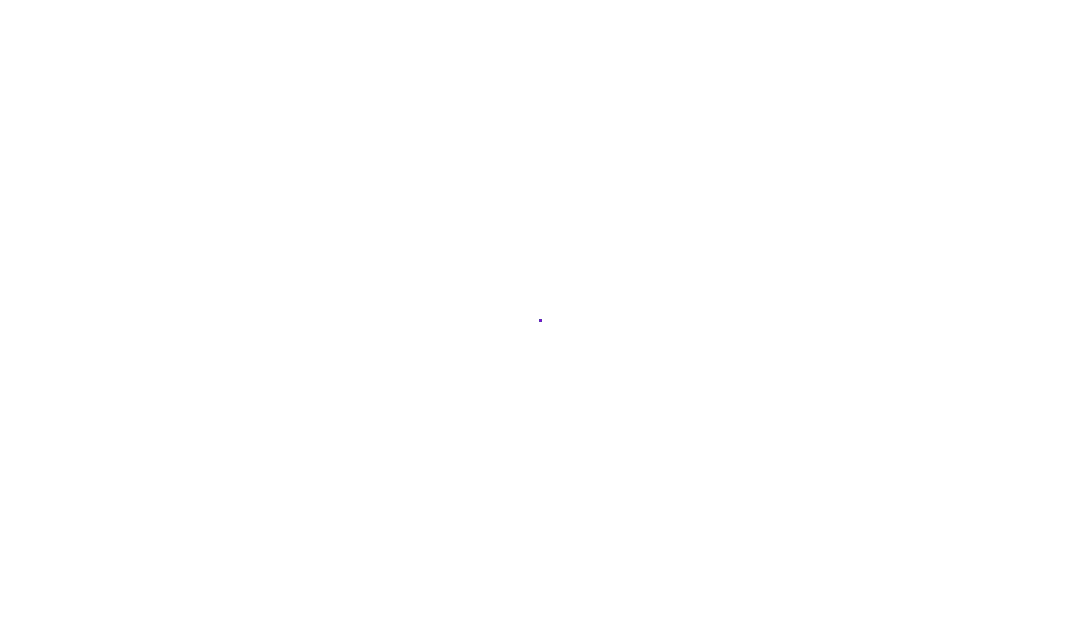
Frame 1 (no input)
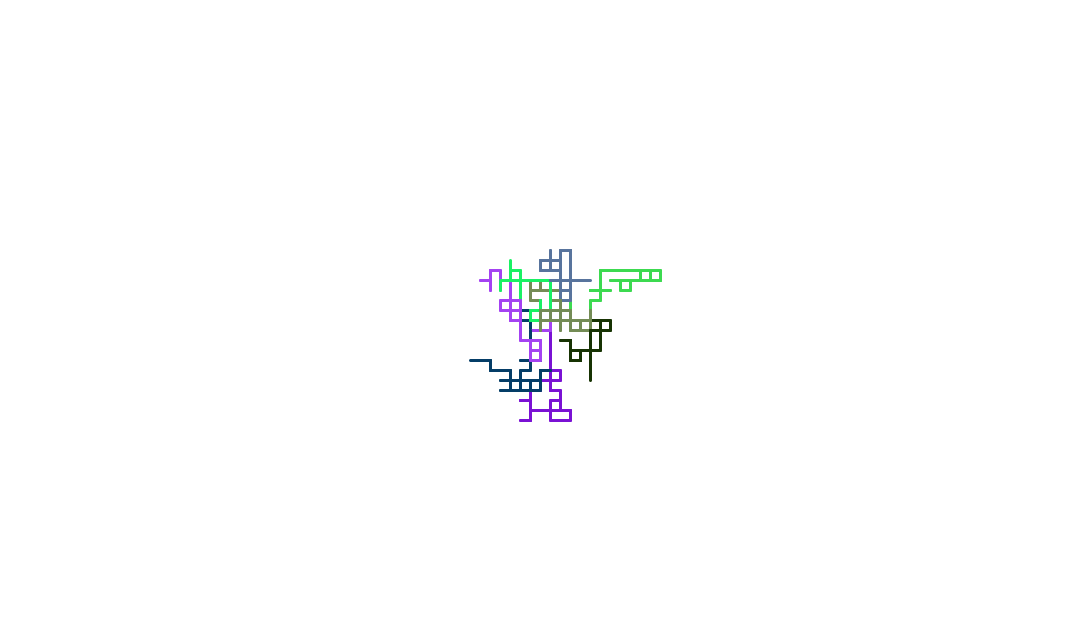
Frame 60 (the mouse pressed at the canvas centre just before this capture)
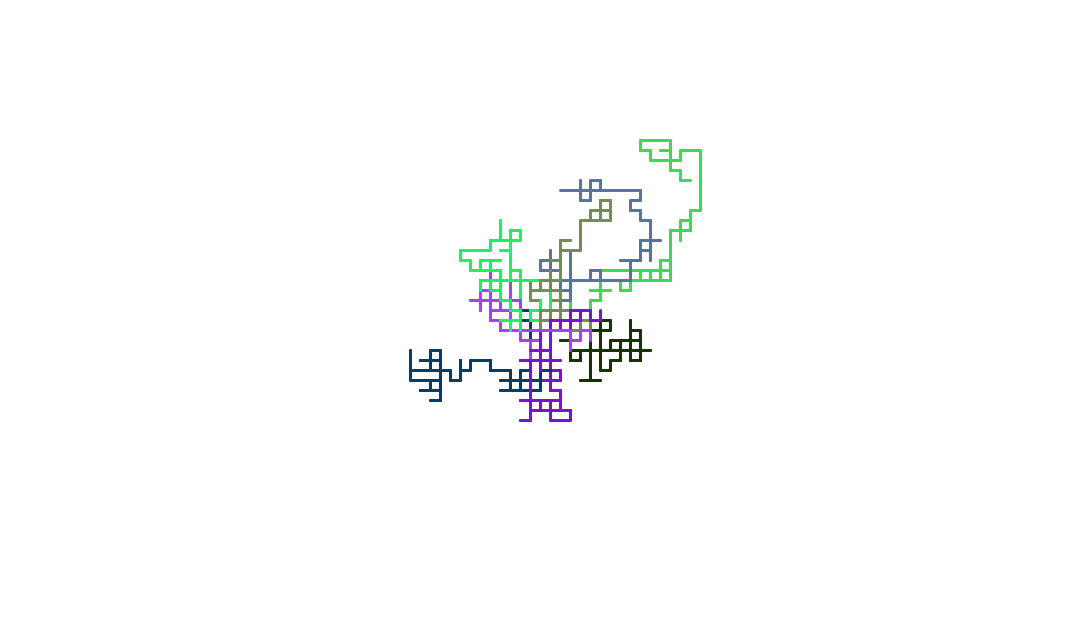
Frame 120 (the mouse held since frame 60 and released just before this capture)

The Processing sketch that drew these frames (run headless with seeded random() and noise(); from frame 60 on, the mouse is pressed at the canvas centre):

// Processing sketch: random_walks2
// ── random_walks2.pde
Walker[] walkers;
float D = 0;
void setup(){
  size(1080, 640);
  walkers = new Walker[8];
  for(int i=0; i< walkers.length;i++)
    walkers[i] = new Walker();
  background(255);
}
void draw(){
  for(Walker walker: walkers){
   walker.display();
   walker.step();
  }
  //circle(width/2, height/2, sqrt(D));
  //D += 16;
}
  
class Walker{
  int x;
  int y;
  int prev_x;
  int prev_y;
  int[] Color;
  Walker(){
  Color = new int[3];
  Color = new int[]{int(random(255)), int(random(255)), int(random(255))};
  prev_x = width/2;
  prev_y = height/2;
  x = width/2;
  y = height/2;
  }
  void display(){
    stroke(Color[0],Color[1],Color[2]);
    line(prev_x,prev_y,x,y);
    strokeWeight(3);
  }
  void step(){
    int move = int(random(4));
    int xstep = 0;
    int ystep = 0;
    switch(move){
      case 0:
        xstep = 1;
        ystep = 0;
        break;
      case 1:
        xstep = -1;
        ystep = 0;
        break;
      case 2:
        xstep = 0;
        ystep = 1;
        break;
      case 3:
        xstep = 0;
        ystep = -1;
        break;
    }
    //int xstep = int(random(3)) - 1;
    //int ystep = int(random(3)) - 1;
    prev_x = x;
    prev_y = y;
    x += xstep*10;
    y += ystep*10;
    
  }
}

  
